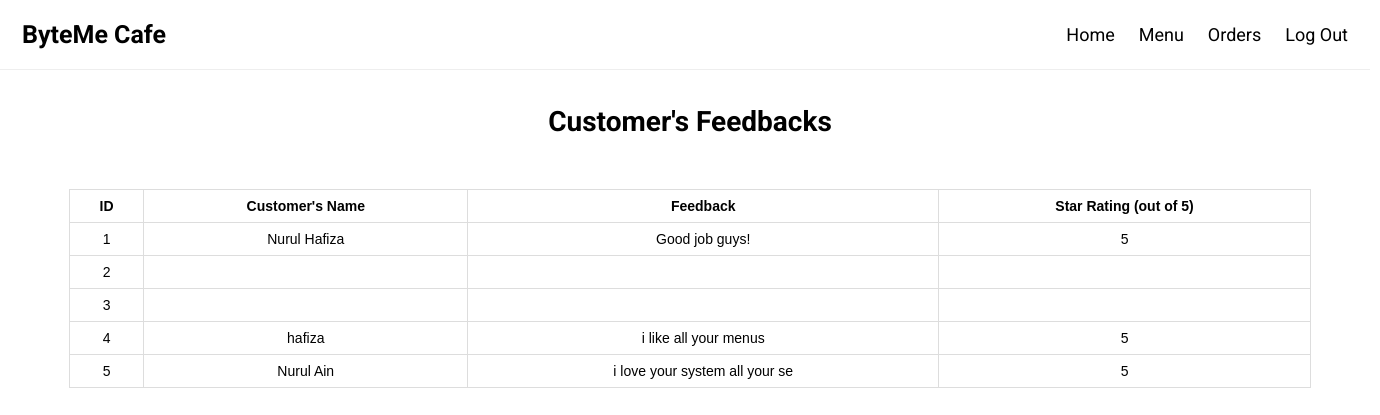
Screenshot of /bytemecafelatest/viewFeedback.php with the database file from the repository.
### tables this page shows
CREATE TABLE `feedback` (
  `id` int(10) NOT NULL,
  `fName` varchar(30) NOT NULL,
  `feedback` varchar(30) NOT NULL,
  `rating` varchar(30) NOT NULL
);

### bytemecafelatest/viewFeedback.php (the view, shortened to what this page needs)
<?php
include_once 'db.php';
$result = mysqli_query($con,"SELECT * FROM feedback");
?>
<!DOCTYPE html>
<html lang="en-US">
  <head>
  </head>
  <body>
  <div style="width:1350px; margin:20 auto;">
<div class="header">
  <a href="#default" class="logo">ByteMe Cafe</a>
  <div class="header-right">
  <a href="homeStaff.php">Home</a>
  <a href="menuStaff.php">Menu</a>
  <a href="vieworder.php">Orders</a>
	<a href="logout.php">Log Out</a>
</div>
</div>
</div>
<br>
<center><h1>Customer's Feedbacks</h1></center>
<br><br>
<?php
if (mysqli_num_rows($result) > 0) {
?>
  <center><table>
  <tr>
  <th>ID</th>
    <th>Customer's Name</th>
    <th>Feedback</th>
    <th>Star Rating (out of 5)</th>
<?php
while($row = mysqli_fetch_array($result)) {
?>
<tr>
<td><?php echo $row["id"]; ?></td>
    <td><?php echo $row["fName"]; ?></td>
    <td><?php echo $row["feedback"]; ?></td>
    <td><?php echo $row["rating"]; ?></td>
</tr>
<?php
}
?>
</table></center>
<br><br><br>
 <?php
}
else{
    echo "No result found";
}
?>
</body>
</html>

### bytemecafelatest/viewFeedback.php (style rules this page uses)
body { margin: 0; font-family: 'Roboto', sans-serif; font-size:14px; }
.header { overflow: hidden; background-color: #ffff; padding: 10px 10px; width:100%; border-bottom: 1px solid #EEEEEE; }
.header a { float: left; color: black; text-align: center; padding: 12px; text-decoration: none; font-size: 18px; line-height: 25px; border-radius: 4px; }
.header a.logo { font-size: 25px; font-weight: bold; }
.header-right { float: right; }
table { font-family: arial, sans-serif; border-collapse: collapse; width: 90%; }
td, th { border: 1px solid #dddddd; text-align: center; padding: 8px; }
tr:nth-child(even) { background-color: white; }

### rows the page displays
feedback: id "1", fName "Nurul Hafiza", feedback "Good job guys!", rating "5"
feedback: id "2"
feedback: id "3"
feedback: id "4", fName "hafiza", feedback "i like all your menus", rating "5"
feedback: id "5", fName "Nurul Ain", feedback "i love your system all your se", rating "5"
